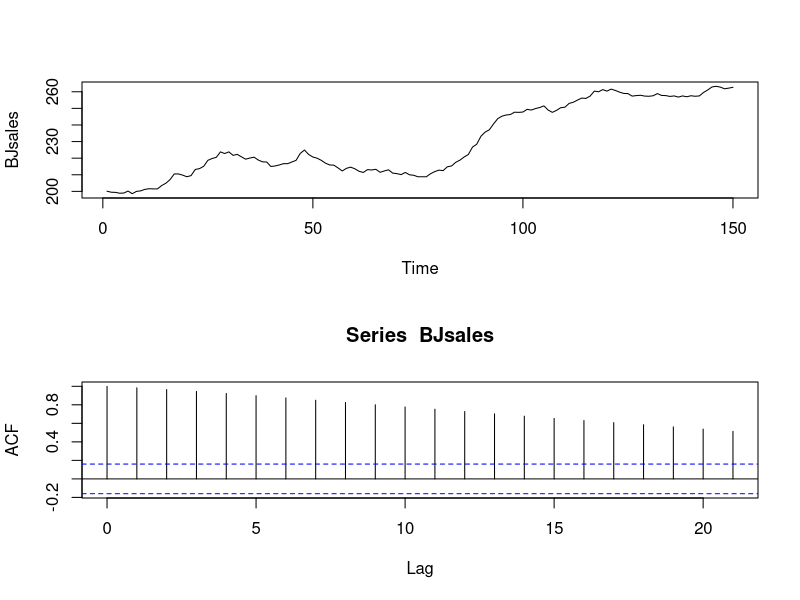
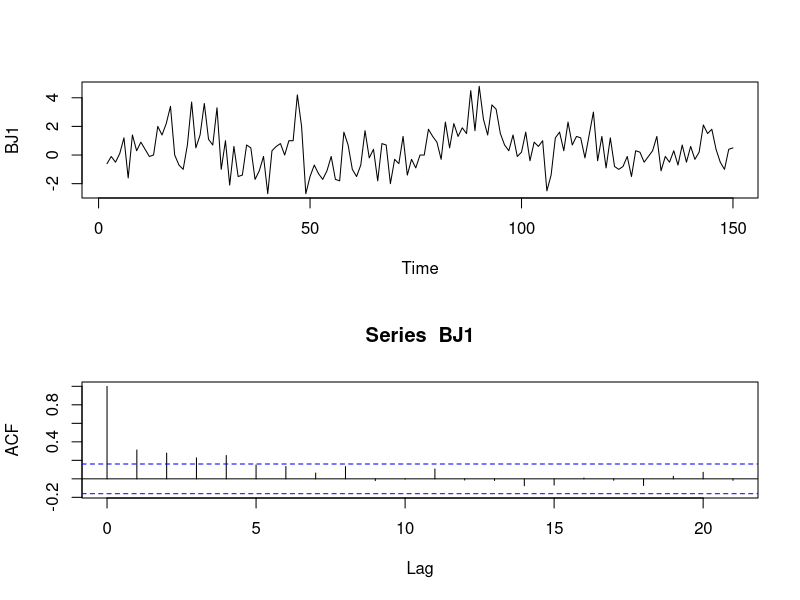
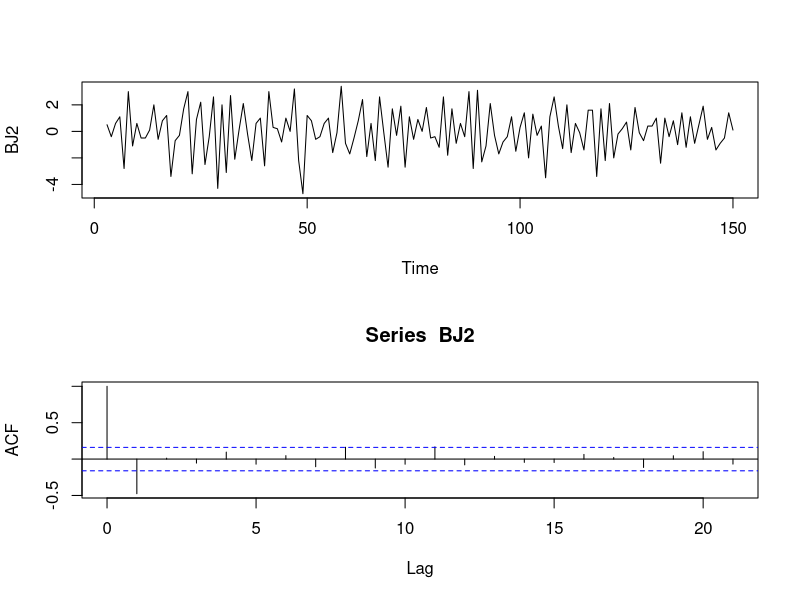
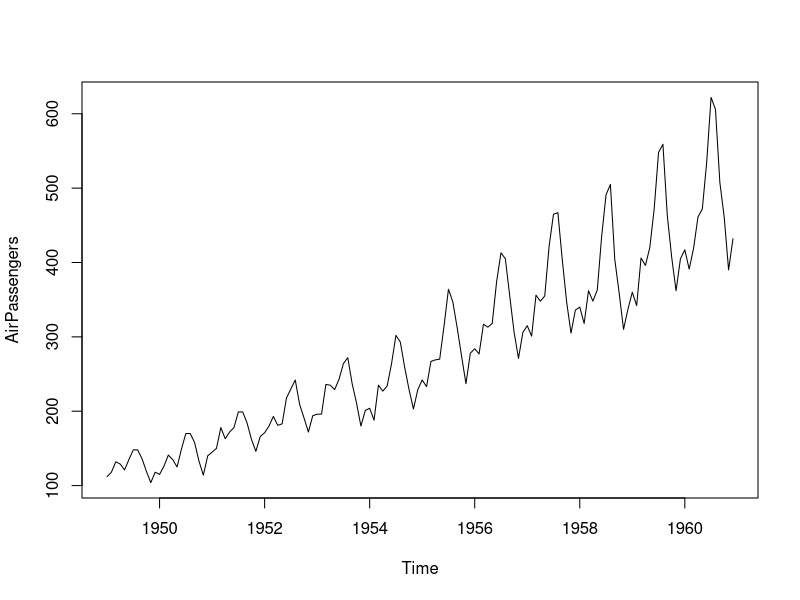
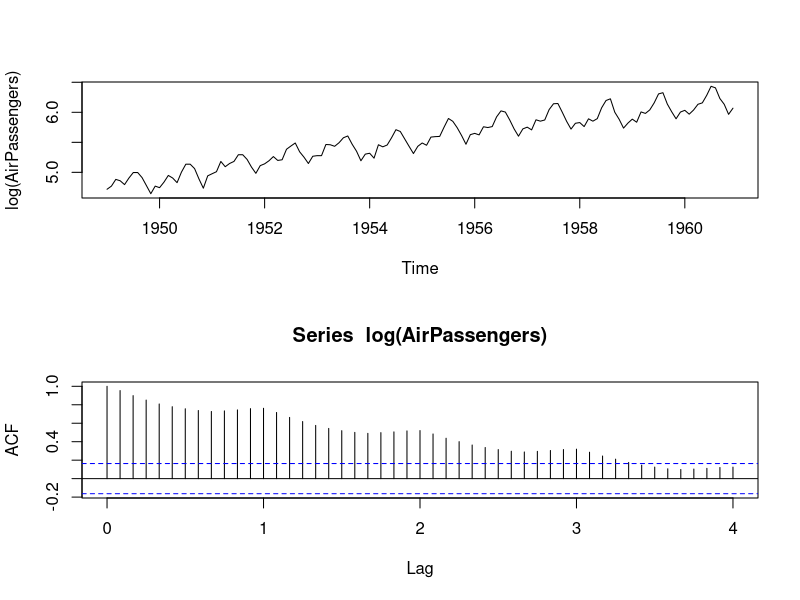
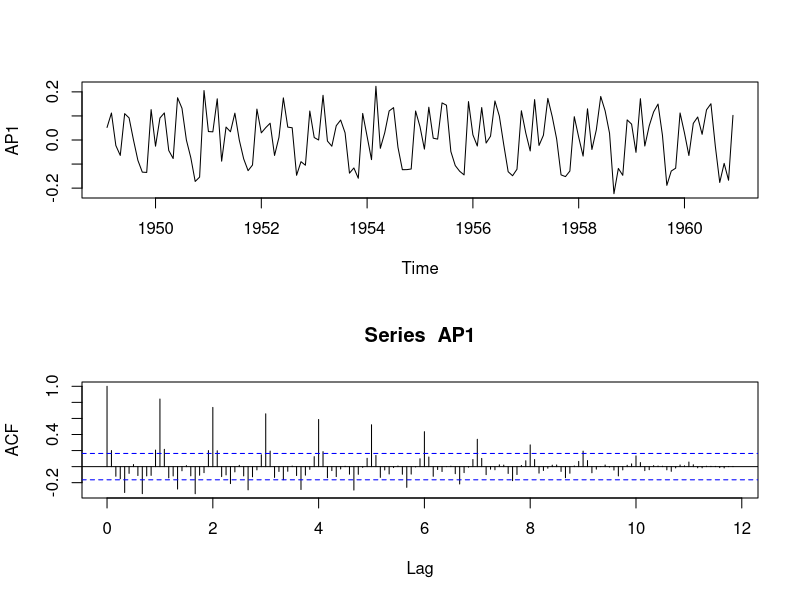
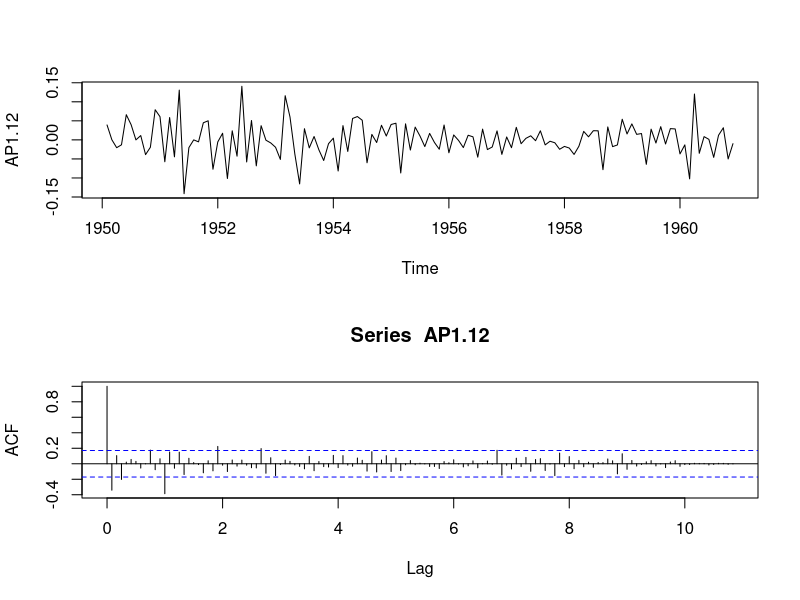
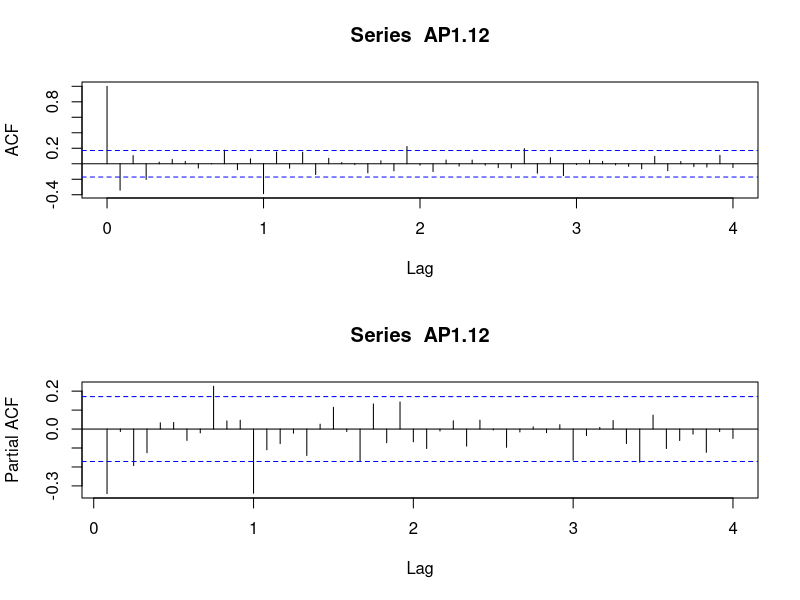

The R script that drew these images, in order:
# ARIMA and SARIMA Examples #
#install.packages("tseries")
#install.packages("forecast")
library("tseries")
library(forecast)

#################
# ARIMA Example #
#################
# Use the BJsales data
par(mfrow=c(2,1))
plot(BJsales)
acf(BJsales)
adf.test(BJsales)

# The raw time series is clearly not stationary. Try differencing once:
BJ1 <- diff(BJsales)
plot(BJ1, ylab = "BJ1")
acf(BJ1)
adf.test(BJ1)

# The once-differenced series is still not quite stationary. Try differencing again:
BJ2 <- diff(BJ1)
plot(BJ2, ylab = "BJ2")
acf(BJ2)
adf.test(BJ2)

# This iteration passes the test, we do not need to difference any further
# This justifies our choice of d=2 in our previous exploration of this data
# We have seen that an ARMA(1,2) model fits the twice differenced data well
# Consequently an ARIMA(1,2,2) model fits the raw data well

# alternatively, use
# need library(forecast)
ndiffs(x=BJsales, test="adf", max.d=10)

m1 <- arima(BJ2, order = c(1,0,2))
m2 <- arima(BJsales, order = c(1,2,2))

# Interesting alternative to manual model building:
auto.arima(BJsales, allowdrift = F)

# Compare this "optimal" model with m2, what we thought was optimal
m2
# Investigate this discrepancy
m3 <- arima(BJsales, order = c(1,1,1))
# Comapre these with likelihood ratio test
D <- -2*(m3$loglik - m2$loglik)
pval <- 1-pchisq(D,1)
print(c("Test Statistic:",round(D,4),"P-value:",round(pval,4)))

# auto.arima() ranks models based on information criterion, not log-likelihood 
# or sigma2. Nonetheless, ARIMA(1,2,2) does not fit the data statistically
# significantly better than ARIMA(1,1,1). 

##################
# SARIMA Example #
##################
# Use the AirPassengers data. Recall we log-transform it to remove heteroscedasticity.
par(mfrow=c(1,1))
plot(AirPassengers)
par(mfrow=c(2,1))
plot(log(AirPassengers))
acf(log(AirPassengers), lag.max = 48)

# The raw time series is clearly not stationary. Try differencing once:
AP1 <- diff(log(AirPassengers))
plot(AP1, ylab = "AP1")
acf(AP1, lag.max = 144)
adf.test(AP1)

# There still seems to be monthly seasonality (period = 12). Let's try differencing for that.
AP1.12 <- diff(AP1, lag = 12)
plot(AP1.12)
acf(AP1.12, lag.max = 144)

# "Better" checks:
ndiffs(log(AirPassengers)) #d
nsdiffs(log(AirPassengers)) #D

# This looks good, so choose d=1, D=1, s=12. Let's check ACF and PACF to choose p, q, P, Q.
acf(AP1.12, lag.max = 48)
pacf(AP1.12, lag.max = 48)

# Maybe p <= 3, q = 1, and P = Q = 1
m.ml <- arima(log(AirPassengers), order = c(3,1,1), seasonal = list(order = c(1,1,1), period = 12))
m.ml

# Plot fitted values over the data
par(mfrow=c(1,1))
plot(log(AirPassengers))
fit <- log(AirPassengers)-m.ml$residuals
lines(fit, col="red") #note: we "loose" the fit for the first period
plot(AirPassengers)
lines(exp(fit), col="red")

# Let's see which model auto.arima chooses as being optimal
auto.arima(log(AirPassengers), allowdrift = F)

# We should check model diagnostics as we normally would with an ARMA model. Specifically, checking the heteroscedasticity 
# assumption can lead to an optimal choice of variance-stabilizing transformation
par(mfrow=c(1,1))
tsdiag(m.ml)
qqnorm(m.ml$residuals)
qqline(m.ml$residuals)

